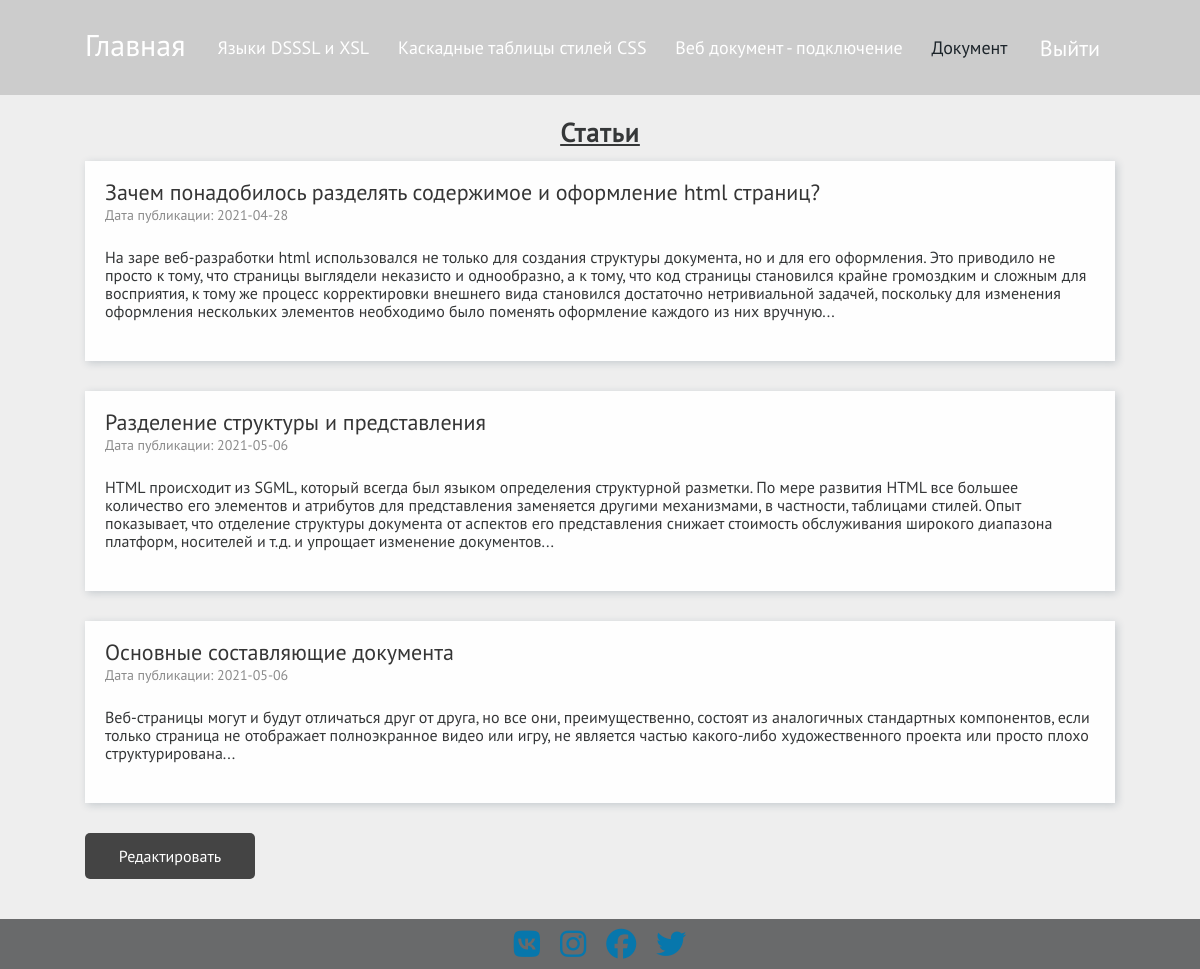
The page /content.php?tab=4 (signed in) on the database its author committed.
### tables this page shows
CREATE TABLE `docs` (
  `id` int(11) NOT NULL,
  `ar_name` varchar(200) DEFAULT NULL,
  `article` text,
  `description` text,
  `date` date DEFAULT NULL
);

### functions.php (called while the page is built, shortened)
<?php
require_once 'config.php';
function select_all($table)
{
	global $link;
	$articles = array();
	$query =	"SELECT id, ar_name, description, date FROM {$table} ORDER BY id";
	$result = mysqli_query($link, $query);
	for ($i = 0; $i < mysqli_num_rows($result); $i++) {
		mysqli_data_seek($result, $i);
		$articles[] = mysqli_fetch_assoc($result);
	}
	return $articles;
}

### content.php (the view, shortened to what this page needs)
<?php
require_once 'functions.php';
$tab = 0;
$t4 = "docs";
if (isset($_GET['tab'])) {
	$tab = $_GET['tab'];
	switch ($tab) {
		case 4:
			$table = select_all($t4);
			$table_name = $t4;
			break;
	}
}
?>
<!DOCTYPE html>
<html lang="ru">
<head>
	<title><?php
				if (isset($_GET['tab'])) {
					$tab = $_GET['tab'];
					switch ($tab) {
						case 1:
							echo "Языки DSSSL и XSL";
							break;
						case 2:
							echo "Каскадные таблицы стилей CSS";
							break;
						case 3:
							echo "Веб документ - подключение";
							break;
						case 4:
							echo "Документ";
							break;
						default:
							$table = [];
							$table_name = "404";
							break;
					}
				} ?></title>
	<link rel="stylesheet" href="css/style.css">
</head>
<body>
	<div class="wrapper">
		<header class="header header__gray">
			<div class="header__content _container">
				<a href="index.php" class="header__logo">Главная</a>
				<nav class="header__menu menu__body">
					<ul class="menu__list">
						<li class="menu__item"><a href="content.php?tab=1" class="menu__link <?php if (isset($_GET['tab']) && ($_GET['tab'] == 1)) echo "menu__link_active" ?>">Языки DSSSL и XSL</a></li>
						<li class="menu__item"><a href="content.php?tab=2" class="menu__link <?php if (isset($_GET['tab']) && ($_GET['tab'] == 2)) echo "menu__link_active" ?>">Каскадные таблицы стилей CSS</a></li>
						<li class="menu__item"><a href="content.php?tab=3" class="menu__link <?php if (isset($_GET['tab']) && ($_GET['tab'] == 3)) echo "menu__link_active" ?>">Веб документ - подключение</a></li>
						<li class="menu__item"><a href="content.php?tab=4" class="menu__link <?php if (isset($_GET['tab']) && ($_GET['tab'] == 4)) echo "menu__link_active" ?>">Документ</a></li>
					</ul>
				</nav>
				<?php
				if (!empty($_SESSION["auth"]) and $_SESSION['auth'])
					echo "<a href='logout.php' class='header__in'>Выйти</a>";
				else echo "<a href='login.php' class='header__in'>Войти</a>";
				?>
			</div>
		</header>
		<main class="page page__info">
			<section class="news">
				<div class="news__content _container">
					<div class="news__title">Статьи</div>
					<?php
					if (isset($table))
						for ($i = 0; $i < count($table); $i++) {
							echo <<<CARD
					<div class="news__card card-news">
						<div class="card-news__text">
							<a href="article.php?tab=$tab&id={$table[$i]["id"]}" class="card-news__title">{$table[$i]["ar_name"]}</a>
							<div class="card-news__date">
								Дата публикации: {$table[$i]["date"]}
							</div>
							<div class="card-news__description">
							{$table[$i]["description"]}
							</div>
						</div>
					</div>
					CARD;
						}
					?>
					<?php
					if (!empty($_SESSION['admin']) and $_SESSION['admin'] && $table_name != '404') {
					?>
						<form action="editor.php" method="post">
							<div class="edit-form">
								<div class="edit__btn edit-btn" id="edit">Редактировать</div>
							</div>
						</form>
					<?php
					}
					?>
				</div>
			</section>
		</main>
		<footer class="footer">
			<div class="footer__content _container">
				<div class="footer__socials socials-footer">
					<a href="https://vk.com/" class="socials-footer__link"><i class="fab fa-vk"></i></a>
					<a href="https://www.instagram.com/" class="socials-footer__link"><i class="fab fa-instagram"></i></a>
					<a href="https://www.facebook.com/" class="socials-footer__link"><i class="fab fa-facebook"></i></a>
					<a href="https://twitter.com/?lang=ru" class="socials-footer__link"><i class="fab fa-twitter"></i></a>
				</div>
			</div>
		</footer>
	</div>
</body>
</html>

### css/style.css (style rules this page uses)
*:not(p, ol, h1, h2, h3, h4, h5, h6) { padding: 0px; margin: 0px; border: 0px; }
*, *:before, *:after { -webkit-box-sizing: border-box; box-sizing: border-box; }
aside, nav, footer, header, section { display: block; }
html, body { height: 100%; min-width: 320px; }
body { line-height: 1; font-family: "PTSans"; -ms-text-size-adjust: 100%; -moz-text-size-adjust: 100%; -webkit-text-size-adjust: 100%; }
a, a:visited { text-decoration: none; }
li:not(.ck-editor li, .card-news__description li, .article__text li) { list-style: none; }
body { color: #353738; font-size: 14px; min-width: 320px; }
.wrapper { width: 100%; min-height: 100vh; overflow: hidden; display: -webkit-box; display: -ms-flexbox; display: flex; -webkit-box-orient: vertical; -webkit-box-direction: normal; -ms-flex-direction: column; flex-direction: column; }
._container { max-width: 1070px; margin: 0 auto; padding: 0 20px; }
.header { min-width: 320px; position: absolute; width: 100%; z-index: 50; left: 0; top: 0px; height: 95px; }
.header__content { height: 100%; display: -webkit-box; display: -ms-flexbox; display: flex; -webkit-box-align: center; -ms-flex-align: center; align-items: center; }
.header__gray { background: #ccc; z-index: 15 !important; }
.header__logo { margin: -5px 0px 0px 0px; width: 100px; color: #fff; font-size: 30px; line-height: 40px; }
.header__in { display: block; color: #fff; font-size: 22px; margin: 0px 15px 0px 0px; }
.menu__body { padding: 0px 3.15%; -webkit-box-flex: 1; -ms-flex: 1 1 auto; flex: 1 1 auto; }
.menu__list { display: -webkit-box; display: -ms-flexbox; display: flex; -webkit-box-pack: justify; -ms-flex-pack: justify; justify-content: space-between; }
.menu__item { display: block; }
.menu__link { color: #fff; font-size: 18px; }
.menu__link_active { color:rgba(28, 36, 42); }
.footer { z-index: 10; background: #353738bd; height: 50px; padding: 10px 0px; }
.footer__socials { display: -webkit-box; display: -ms-flexbox; display: flex; -webkit-box-pack: center; -ms-flex-pack: center; justify-content: center; }
.socials-footer { font-size: 30px; }
.socials-footer__link { margin: 0px 10px; color: #0777ac; -webkit-transition: color 0.2s ease 0s; -o-transition: color 0.2s ease 0s; transition: color 0.2s ease 0s; }
.page { -webkit-box-flex: 1; -ms-flex: 1 1 auto; flex: 1 1 auto; position: relative; }
.page__info { background: #eee; }
.news { padding: 120px 0px 30px; }
.news__title { text-align: center; font-size: 26px; letter-spacing: 1.1px; font-weight: 700; margin: 0px 0px 15px 0px; text-decoration: underline; }
.news__card { margin: 0px 0px 30px 0px; }
.card-news { -webkit-box-shadow: 2px 2px 8px 0px rgba(34, 60, 80, 0.2); box-shadow: 2px 2px 8px 0px rgba(34, 60, 80, 0.2); background: #fefefe; display: -webkit-box; display: -ms-flexbox; display: flex; padding: 20px; }
.card-news__text { display: -webkit-box; display: -ms-flexbox; display: flex; -webkit-box-orient: vertical; -webkit-box-direction: normal; -ms-flex-direction: column; flex-direction: column; }
.card-news__title { font-size: 22px; color: #353535; margin: 0px 0px 5px 0px; display: inline-block; }
.card-news__date { font-size: 14px; color: #8b8b8b; margin: 0px 0px 10px 0px; }
.card-news__description { font-size: 16px; line-height: 18px; -webkit-box-flex: 1; -ms-flex: 1 1 auto; flex: 1 1 auto; margin: 0px 0px 5px 0px; }
.edit-btn { display: block; cursor: pointer; text-align: center; width: 170px; padding: 15px 0; background: #444; font-size: 16px; border-radius: 5px; color: #fff; transition: all .2s ease 0s; margin: 0 0 10px 0; }

### rows shown on the page
docs: ar_name "Зачем понадобилось разделять содержимое и оформление html страниц?", date "2021-04-28", description "На заре веб-разработки html использовался не только для создания структуры документа, но и для его оформления. Это приводило не просто к тому, что страницы выглядели неказисто и однообразно, а к тому, что код страницы становился крайне громоздким и сложным для восприятия, к тому же процесс корректировки внешнего вида становился достаточно нетривиальной задачей, поскольку для изменения оформления нескольких элементов необходимо было поменять оформление каждого из них вручную..."
docs: ar_name "Разделение структуры и представления", date "2021-05-06", description "HTML происходит из SGML, который всегда был языком определения структурной разметки. По мере развития HTML все большее количество его элементов и атрибутов для представления заменяется другими механизмами, в частности, таблицами стилей. Опыт показывает, что отделение структуры документа от аспектов его представления снижает стоимость обслуживания широкого диапазона платформ, носителей и т.д. и упрощает изменение документов..."
docs: ar_name "Основные составляющие документа", date "2021-05-06", description "Веб-страницы могут и будут отличаться друг от друга, но все они, преимущественно, состоят из аналогичных стандартных компонентов, если только страница не отображает полноэкранное видео или игру, не является частью какого-либо художественного проекта или просто плохо структурирована..."
